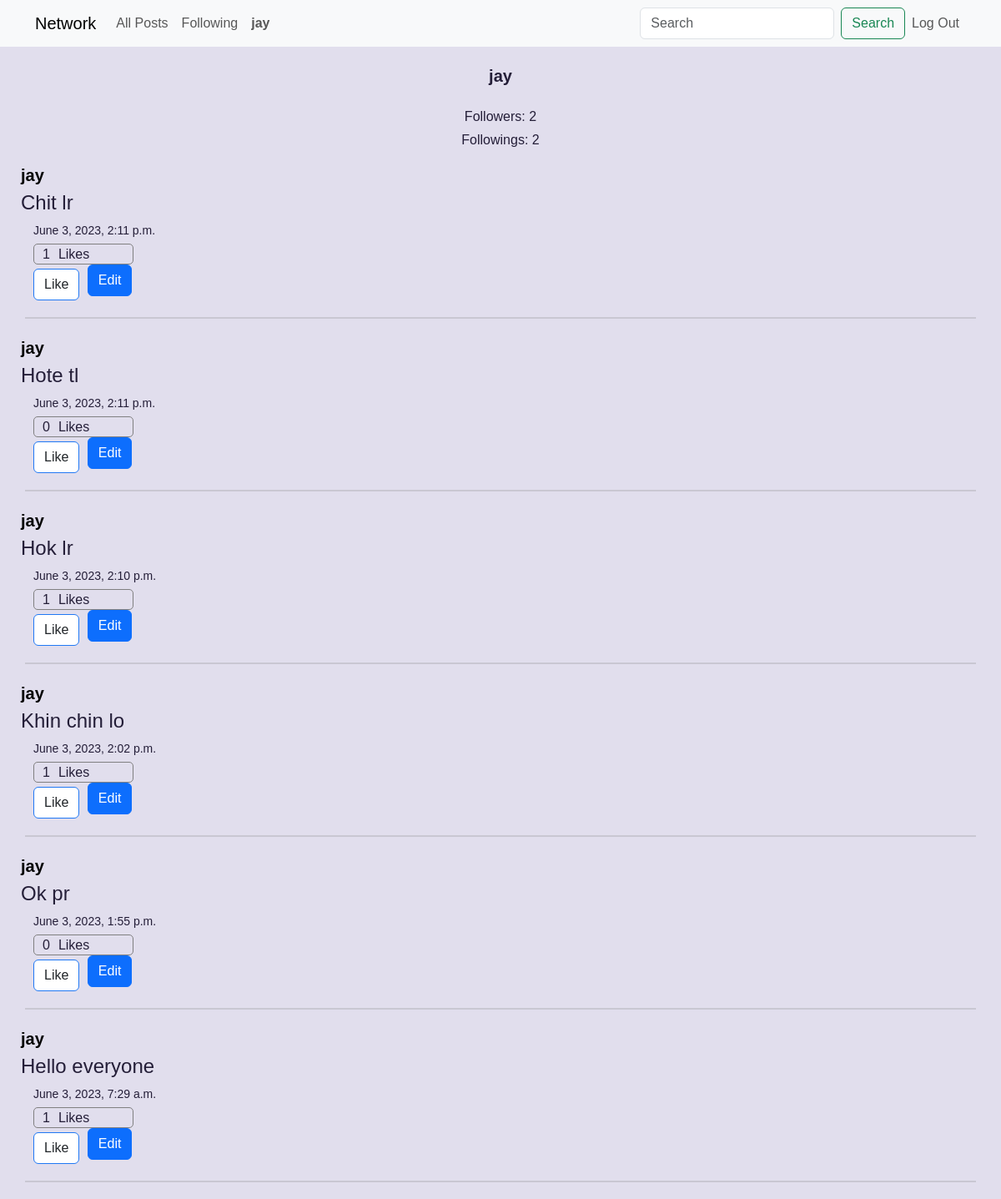
/profile/1 (signed in), run on the app's committed database.
### network/models.py (models this page shows, shortened)
class User(AbstractUser):
    pass

class Post(models.Model):
    user = models.ForeignKey("User", on_delete=models.CASCADE, related_name="poster")
    likes = models.ManyToManyField("User", related_name="liked_posts", default=False)
    timestamp = models.DateTimeField(auto_now_add=True)
    content = models.TextField(blank=True, null=False)

### network/views.py (the view)
# urls.py: path("profile/<str:user_id>", views.profile, name="profile"),
def profile(request, user_id):
    user = User.objects.get(pk=user_id)
    allPosts = Post.objects.filter(user=user).order_by("-timestamp")
    followings = Profile.objects.filter(follower=user).count()
    followers = Profile.objects.filter(following=user).count()
    if not request.user.is_authenticated:
        paginator = Paginator(allPosts, 10)
        pageNum = request.GET.get("page")
        pages = paginator.get_page(pageNum)
        return render(
            request,
            "network/profile.html",
            {
                "user": request.user,
                "user_profile": user,
                "followers": followers,
                "followings": followings,
                "posts": pages,
            },
        )
    else:
        if (
            Profile.objects.filter(
                following=user, follower=User.objects.get(pk=request.user.id)
            ).count()
            == 0
        ):
            isfollowing = False
        else:
            isfollowing = True
        paginator = Paginator(allPosts, 10)
        pageNum = request.GET.get("page")
        pages = paginator.get_page(pageNum)
        return render(
            request,
            "network/profile.html",
            {
                "user": request.user,
                "user_profile": user,
                "followers": followers,
                "followings": followings,
                "posts": pages,
                "isfollowing": isfollowing,
            },
        )

### network/templates/network/profile.html (shortened to what this page needs)
{% extends "network/layout.html" %}
{% load static %}
{% block body %}
    <div style="display: flex; flex-direction: column; align-items: center;">
        <div style="font-size: 20px; font-weight: bold; margin: 20px auto;">{{user_profile.username}}</div>
        <p style="margin: 2px auto;"> Followers:  {{ followers }} </p>
        <p style="margin: 2px auto 15px;"> Followings:  {{ followings }} </p>
    </div>
    <div>
        {% for post in posts %}
            <a style="font-size: 20px; font-weight: bold; color: black; text-decoration: none;" href="{% url 'profile' post.user.id %}"><p style="margin: 0 0 0 25px;"> {{ post.user }} </p></a>
            <div style="display: flex; flex-direction: column">
                <div style="margin: 0px 0 5px 25px; font-size: 24px; font-weight: medium" class="card-text content" id="content{{ post.id }}">{{ post.content }}</div>
                <p style="font-size: 14px; margin: 0px 0 5px 40px"> {{ post.timestamp }} </p>
            </div>
            <div style="border-radius: 5px; display: flex; margin: 0 0 5px 40px; width: 10%; padding-left: 10px; height: 25px; border: 1px solid gray;">
                <div style="margin-right: 10px;" id="likes{{ post.id }}">{{ post.likes.all.count }}</div>
                Likes
            </div>
            {% if user.is_authenticated %}
                <button data-postid="{{ post.id }}" class="btn post-btn like" style="margin-left: 40px; background: white; border: 1px solid rgb(32, 120, 244); display: inline-block;">
                    {% if user in post.likes.all %}
                        <script>
                            document.querySelectorAll('button[class]').forEach(btn => {
                                btn.style.background = 'rgb(32, 120, 244)';
                                btn.style.color = 'white';
                            });
                        </script>
                        Unlike
                    {% else %}
                        Like
                    {% endif %}
                </button>
            {% else %}
                <a class="btn like" style="background: white; border: 1px solid rgb(32, 120, 244); color:rgb(32, 120, 244); display: inline-block;" href="{% url 'login' %}">Like</a>
            {% endif %}
            {% if post.user.id == user.id %}
                <button style="margin-left: 5px; display: inline;" data-postid="{{ post.id }}" class="btn btn-primary edit-btn edit">Edit
                </button>
            {% endif %}
            <hr style="border: 1px solid gray; margin: 20px 30px;" >
        {% empty %}
            <p>No posts available</p>
        {% endfor %}
    </div>
{% endblock %}

### network/templates/network/layout.html (shortened to what this page needs)
{% load static %}
<!DOCTYPE html>
<html lang="en">
    <head>
        <link href="https://cdn.jsdelivr.net/npm/bootstrap@5.3.3/dist/css/bootstrap.min.css" rel="stylesheet">
        <link href="{% static 'network/styles.css' %}" rel="stylesheet">
    </head>
    <body>
        <nav class="navbar navbar-expand-lg bg-body-tertiary">
            <div class="container-md">
              <a class="navbar-brand" href="{% url 'index' %}">Network</a>
              <div class="collapse navbar-collapse" id="navbarSupportedContent">
                <ul class="navbar-nav me-auto mb-2 mb-lg-0">
                    <li class="nav-item">
                        <a class="nav-link" href="{% url 'index' %}">All Posts</a>
                    </li>
                  {% if user.is_authenticated %}
                    <li class="nav-item">
                        <a class="nav-link" href="{% url 'following' %}">Following</a>
                    </li>
                    <li class="nav-item">
                        <a class="nav-link" href="{% url 'profile' user.id %}"><strong>{{ user.username }}</strong></a>
                    </li>
                  {% endif %}
                </ul>
                <form class="d-flex" role="search">
                    <input class="form-control me-2" type="search" placeholder="Search" aria-label="Search">
                    <button class="btn btn-outline-success" type="submit">Search</button>
                </form>
                <ul class="navbar-nav text-end mb-2 mb-lg-0">
                {% if user.is_authenticated %}
                    <li class="nav-item">
                        <a class="nav-link" href="{% url 'logout' %}">Log Out</a>
                    </li>
                {% endif %}
              </div>
            </div>
        </nav>
        <div class="body">
            {% block body %}
            {% endblock %}
        </div>
    </body>
</html>

### network/static/network/styles.css (style rules this page uses)
:root { --border-radius: 2rem; --card-border-radius: 1rem; --btn-padding: 0.6rem 2rem; --search-padding: 0.6rem 1rem; --card-padding: 1rem; --color-white: hsl(252, 30%, 100%); --color-gray: hsl(252, 15%, 65%); --color-light: hsl(252, 30%, 90%); --color-dark: hsl(252, 30%, 17%); --color-primary: hsl(252, 75%, 60%); --color-success: hsl(120, 95%, 60%); --color-danger: hsl(0, 95%, 65%); --color-black: hsl(252, 30%, 10%); --sticky-top-left: 5.4rem; --sticky-top-right: -18rem; }
*, *::before, *::after { margin: 0; padding: 0; box-sizing: border-box; text-decoration: none; list-style: none; border: 0; }
a { text-decoration: none; color: var(--color-black); }
body { font-family: "Poppins", sans-serif; color: var(--color-dark); background: var(--color-light); overflow-x: hidden; }
input { outline: none; }
.edit { margin-top: -10px; }

### data on the page
User: username "jay"
Post: user "jay", content "Chit lr", timestamp "June 3, 2023, 2:11 p.m.", likes.all.count "1", shows "Like"
Post: user "jay", content "Hote tl", timestamp "June 3, 2023, 2:11 p.m.", likes.all.count "0", shows "Like"
Post: user "jay", content "Hok lr", timestamp "June 3, 2023, 2:10 p.m.", likes.all.count "1", shows "Like"
Post: user "jay", content "Khin chin lo", timestamp "June 3, 2023, 2:02 p.m.", likes.all.count "1", shows "Like"
Post: user "jay", content "Ok pr", timestamp "June 3, 2023, 1:55 p.m.", likes.all.count "0", shows "Like"
Post: user "jay", content "Hello everyone", timestamp "June 3, 2023, 7:29 a.m.", likes.all.count "1", shows "Like"

### other printed values
{{ followers }} "2"
{{ followings }} "2"
